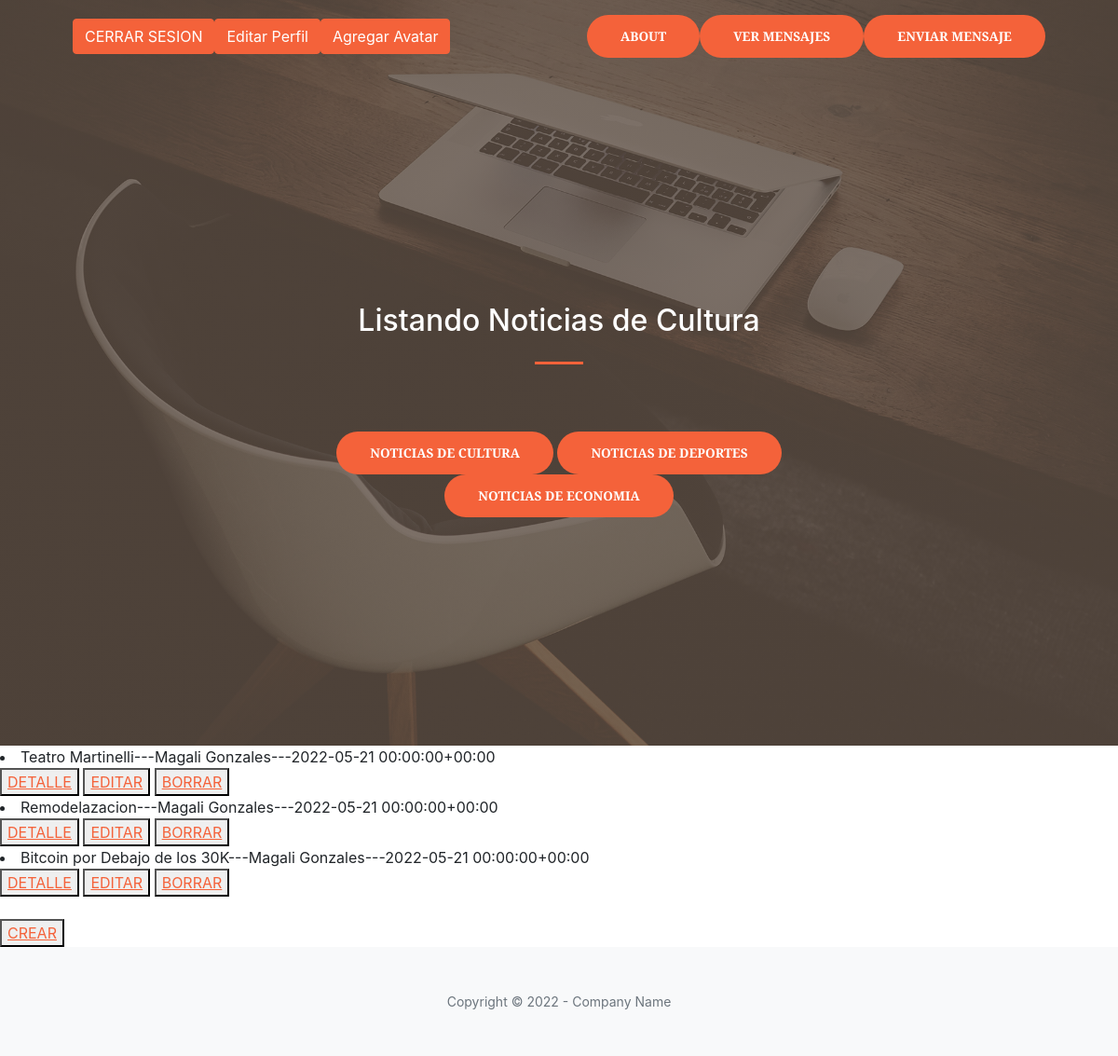
Page /culture/list/ (signed in) on the earlier database version.
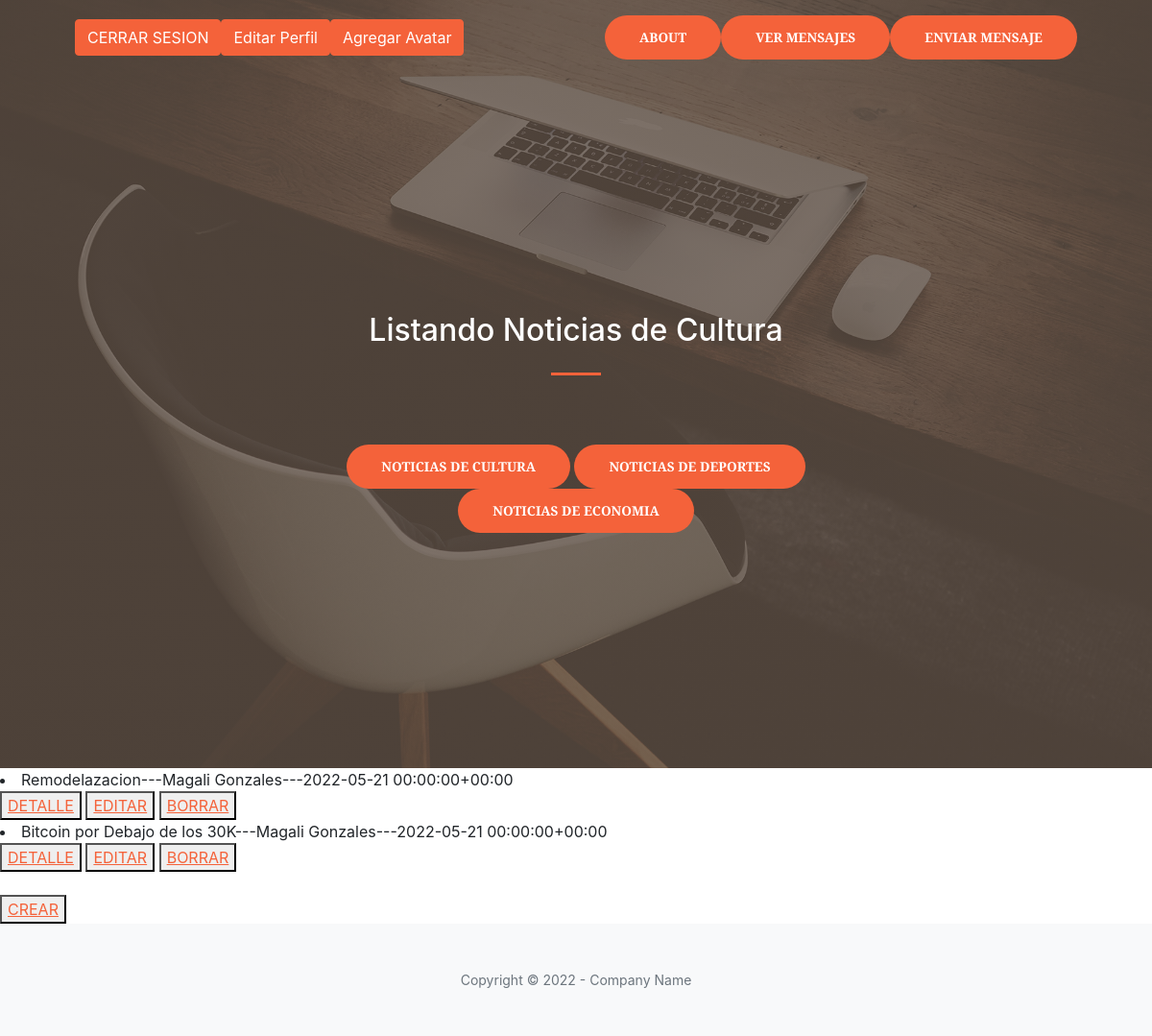
Same page on the later database version.
### AppBlog/models.py (models this page shows)
class Culture(models.Model):
    titulo = models.CharField(max_length=50)
    subtitulo= models.CharField(max_length=50)
    cuerpo = models.CharField(max_length=150)
    autor = models.CharField(max_length=50)
    fecha = models.DateTimeField(max_length=50)
    imagen = models.ImageField(upload_to='posteo', blank=True, null=True)
    def __str__(self):
        return self.titulo +"---"+self.autor+"---"+str(self.fecha)

### AppBlog/views.py (the view)
# urls.py: path('culture/list/',CultureList.as_view(),name ='culture_listar' ),
class CultureList(LoginRequiredMixin,ListView):
    model = Culture
    template_name = 'AppBlog/culture_list.html'

### AppBlog/templates/AppBlog/culture_list.html
{% extends "AppBlog/padre.html" %}
{% load static %}
{% block titulo %}
<h2 style="color:white">Listando Noticias de Cultura</h2>
{% endblock %}
{% block cuerpo %}
{% for cult in object_list %}
<li>{{cult}}</li>
<button>
    <a href="{% url 'culture_detalle' cult.id %}">DETALLE</a>
</button>
<button>
    <a href="{% url 'culture_editar' cult.id %}">EDITAR</a>
</button>
<button>
    <a href="{% url 'culture_borrar' cult.id %}">BORRAR</a>
</button>
<br>
{% endfor %}
<br>
 <button>
    <a href="{% url 'culture_crear' %}">CREAR</a>
</button>
{% endblock %}

Differences in the rows shown:
removed Culture: titulo+autor+fecha "Teatro Martinelli---Magali Gonzales---2022-05-21 00:00:00+00:00"
